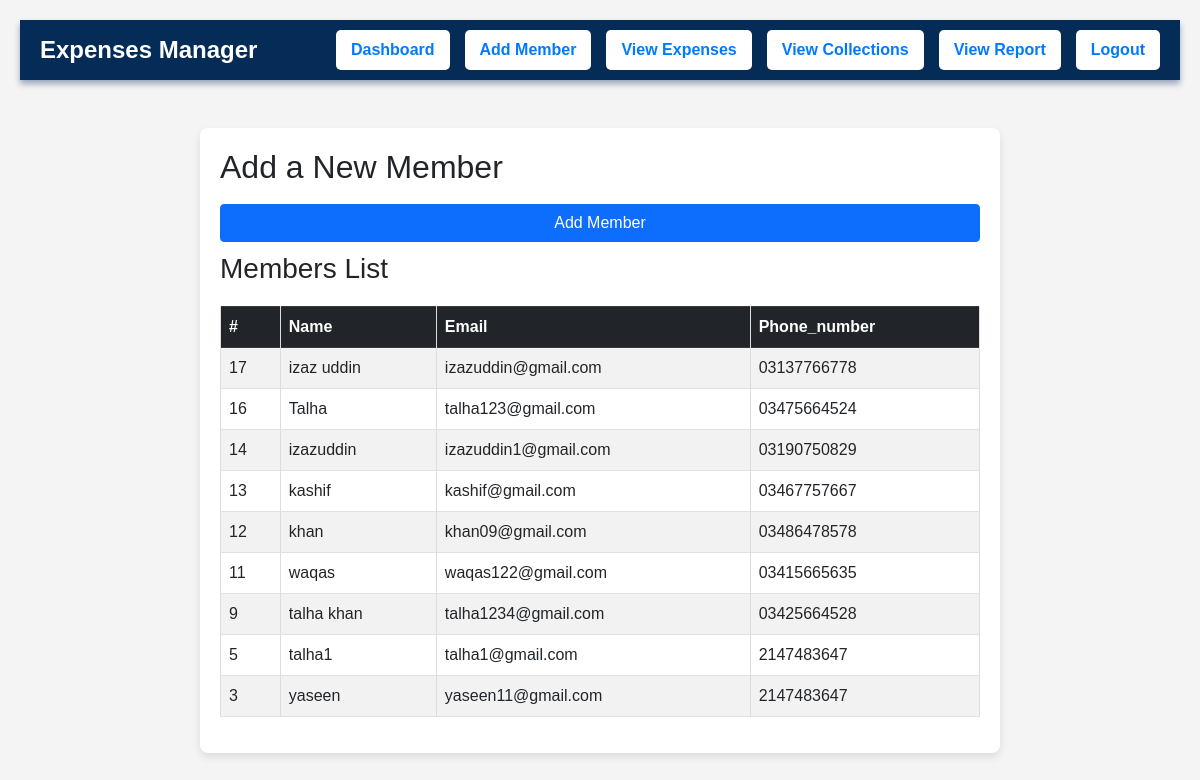
The app's page /add_member.php (signed in) with its own data.
### tables this page shows
CREATE TABLE IF NOT EXISTS `users` (
  `id` int NOT NULL AUTO_INCREMENT,
  `name` varchar(100) DEFAULT NULL,
  `email` varchar(100) DEFAULT NULL,
  `password` varchar(255) DEFAULT NULL,
  `phone_number` varchar(15) NOT NULL,
  `balance` decimal(10,2) DEFAULT '0.00',
  PRIMARY KEY (`id`),
  UNIQUE KEY `email` (`email`)
);

### add_member.php (the view, shortened to what this page needs)
<?php
include 'connection.php';
?>
<!DOCTYPE html>
<html>
<head>
    <link href="https://cdn.jsdelivr.net/npm/bootstrap@5.0.2/dist/css/bootstrap.min.css" rel="stylesheet">
</head>
<body>
  <div class="navbar"  >
        <a href="index.php"  class="logo">Expenses Manager</a>
        <div class="nav-buttons" >
            <a href="index.php">Dashboard</a>
            <a href="add_member.php">Add Member</a>
            <a href="expenses.php">View Expenses</a>
            <a href="collections.php">View Collections</a>
            <a href="report.php">View Report</a>
            <a href="logout.php">Logout</a>
        </div>
    </div>
<div class="container mt-5">
    <h2>Add a New Member</h2>
    <button class="btn btn-primary" id="addMember">Add Member</button>
    <h3>Members List</h3>
    <table class="table table-bordered table-striped">
        <thead class="table-dark">
        <tr>
            <th>#</th>
            <th>Name</th>
            <th>Email</th>
            <th>Phone_number</th>
        </tr>
        </thead>
        <tbody>
        <?php
        $query = "SELECT * FROM users ORDER BY id DESC";
        $result = mysqli_query($conn, $query);
        if ($result && mysqli_num_rows($result) > 0) {
            while ($row = mysqli_fetch_assoc($result)) {
                echo "<tr>";
                echo "<td>" . htmlspecialchars($row['id']) . "</td>";
                echo "<td>" . htmlspecialchars($row['name']) . "</td>";
                echo "<td>" . htmlspecialchars($row['email']) . "</td>";
                echo "<td>" . htmlspecialchars($row['phone_number']) . "</td>";
                echo "</tr>";
            }
        } else {
            echo "<tr><td colspan='5'>No members found.</td></tr>";
        }
        ?>
        </tbody>
    </table>
</body>
</html>

### add_member.php (style rules this page uses)
.navbar { display: flex; justify-content: space-between; align-items: center; padding: 10px 20px; background-color:rgb(4, 44, 86); color: #fff; box-shadow: 0 4px 6px rgba(5, 35, 99, 0.37); }
.navbar .logo { font-size: 1.5rem; font-weight: bold; color: #fff; text-decoration: none; }
.navbar .nav-buttons { display: flex; gap: 15px; }
.navbar .nav-buttons a { text-decoration: none; font-weight: bold; color: #007bff; background-color: #fff; padding: 8px 15px; border-radius: 5px; transition: all 0.3s ease; }
body { font-family: Arial, sans-serif; background-color: #f4f4f4; margin: 0; padding: 20px; }
.container { max-width: 800px; margin: auto; background: #fff; padding: 20px; box-shadow: 0 4px 8px rgba(0, 0, 0, 0.1); border-radius: 8px; }
select, button { width: 100%; padding: 10px; margin: 10px 0; border-radius: 5px; border: 1px solid #ddd; }
table { width: 100%; border-collapse: collapse; margin-top: 20px; }
th, td { padding: 10px; text-align: left; border: 1px solid #ddd; }
th { background-color: #007bff; color: #fff; }

### records on screen
users: id "17", name "izaz uddin", email "izazuddin@gmail.com", phone_number "03137766778"
users: id "16", name "Talha", email "talha123@gmail.com", phone_number "03475664524"
users: id "14", name "izazuddin", email "izazuddin1@gmail.com", phone_number "03190750829"
users: id "13", name "kashif", email "kashif@gmail.com", phone_number "03467757667"
users: id "12", name "khan", email "khan09@gmail.com", phone_number "03486478578"
users: id "11", name "waqas", email "waqas122@gmail.com", phone_number "03415665635"
users: id "9", name "talha khan", email "talha1234@gmail.com", phone_number "03425664528"
users: id "5", name "talha1", email "talha1@gmail.com", phone_number "2147483647"
users: id "3", name "yaseen", email "yaseen11@gmail.com", phone_number "2147483647"
